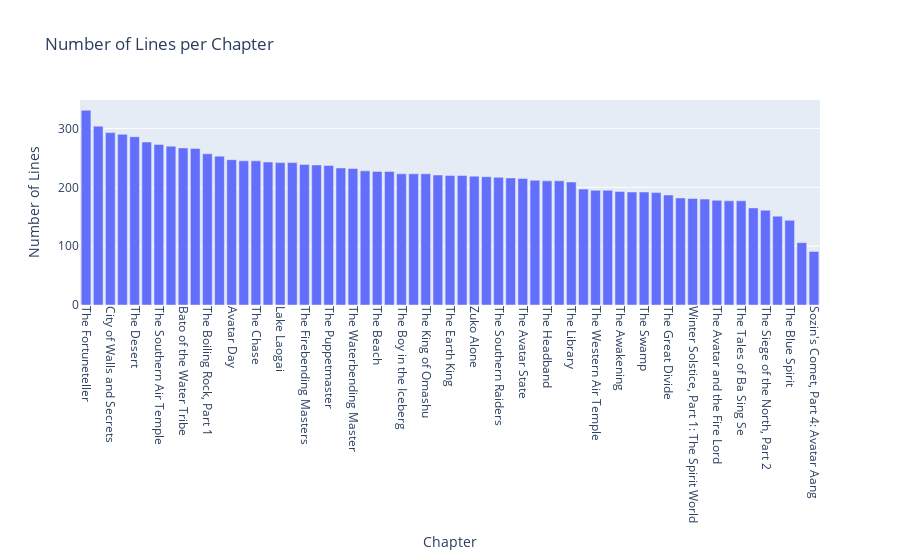

Here is the notebook cell this chart was saved with:
### Markdown cell above
LINE ANALYSIS

### Code cell
# Number of lines per chapter
chapter_lines = data['chapter'].value_counts().reset_index()
chapter_lines.columns = ['chapter', 'line_count']

fig_lines = px.bar(chapter_lines, x='chapter', y='line_count', 
                   labels={'chapter': 'Chapter', 'line_count': 'Number of Lines'},
                   title='Number of Lines per Chapter',
                   hover_data={'chapter': True})

fig_lines.update_layout(xaxis_title='Chapter', yaxis_title='Number of Lines', 
                        xaxis_tickangle=90)

fig_lines.show()

### Figure 1 — Plotly figure (JSON) as saved in the notebook; plotly's stock layout.template omitted (floating-point values rounded to 4 significant figures)
{"data": [{"alignmentgroup": "True", "hovertemplate": "Chapter=%{x}<br>Number of Lines=%{y}<extra></extra>", "legendgroup": "", "marker": {"color": "#636efa", "pattern": {"shape": ""}}, "name": "", "offsetgroup": "", "orientation": "v", "showlegend": false, "textposition": "auto", "type": "bar", "x": ["The Fortuneteller", "The Warriors of Kyoshi", "City of Walls and Secrets", "Jet", "The Desert", "The Storm", "The Southern Air Temple", "Return to Omashu", "Bato of the Water Tribe", "The Ember Island Players", "The Boiling Rock, Part 1", "The Boiling Rock, Part 2", "Avatar Day", "The Cave of Two Lovers", "The Chase", "The Deserter", "Lake Laogai", "The Blind Bandit", "The Firebending Masters", "Imprisoned", "The Puppetmaster", "Nightmares and Daydreams", "The Waterbending Master", "The Northern Air Temple", "The Beach", "The Serpent's Pass", "The Boy in the Iceberg", "The Waterbending Scroll", "The King of Omashu", "Winter Solstice, Part 2: Avatar Roku", "The Earth King", "The Runaway", "Zuko Alone", "Sozin's Comet, Part 1: The Phoenix King", "The Southern Raiders", "Sokka's Master", "The Avatar State", "The Drill", "The Headband", "The Day of Black Sun, Part 2: The Eclipse", "The Library", "The Crossroads of Destiny", "The Western Air Temple", "The Painted Lady", "The Awakening", "The Siege of the North, Part 1", "The Swamp", "The Guru", "The Great Divide", "The Avatar Returns", "Winter Solstice, Part 1: The Spirit World", "Sozin's Comet, Part 2: The Old Masters", "The Avatar and the Fire Lord", "Bitter Work", "The Tales of Ba Sing Se", "The Day of Black Sun, Part 1: The Invasion", "The Siege of the North, Part 2", "Sozin's Comet, Part 3: Into the Inferno", "The Blue Spirit", "Appa's Lost Days", "Sozin's Comet, Part 4: Avatar Aang"], "xaxis": "x", "y": [331, 304, 293, 290, 286, 277, 273, 270, 267, 266, 257, 253, 247, 245, 245, 243, 242, 242, 239, 238, 237, 233, 232, 228, 227, 227, 223, 223, 223, 221, 220, 220, 219, 218, 217, 216, 215, 212, 211, 211, 209, 197, 195, 195, 193, 192, 192, 191, 187, 182, 181, 180, 178, 177, 177, 165, 161, 151, 144, 106, 91], "yaxis": "y"}], "layout": {"barmode": "relative", "legend": {"tracegroupgap": 0}, "title": {"text": "Number of Lines per Chapter"}, "xaxis": {"anchor": "y", "domain": [0, 1], "tickangle": 90, "title": {"text": "Chapter"}}, "yaxis": {"anchor": "x", "domain": [0, 1], "title": {"text": "Number of Lines"}}}}
